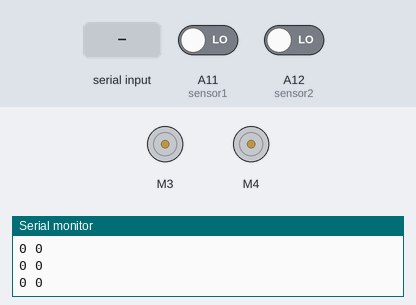
A sketch run on a simulated Arduino Mega 2560, built with avr-gcc and run on an emulated ATmega2560. Parts: 2 × DC motor (green arrow = forward, orange = backward, longer = faster), the last lines printed to the serial monitor. The inputs (shaded band) are chosen by the test bench; at power-on: A11 (sensor1) LOW, A12 (sensor2) LOW.

Above: at 1.2 s.
1.3 s: "frente\n" received over the second serial link
At 2.5 s:
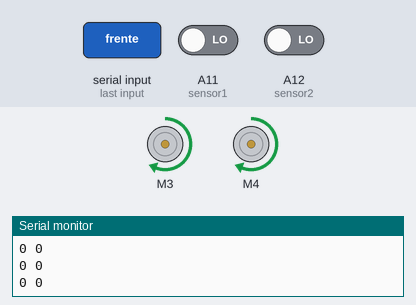
2.8 s: "tras\n" received over the second serial link
At 3.7 s:
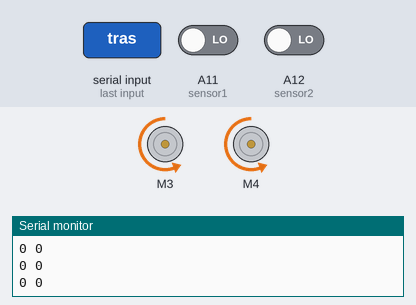
4.3 s: "esquerda\n" received over the second serial link
At 5.0 s:
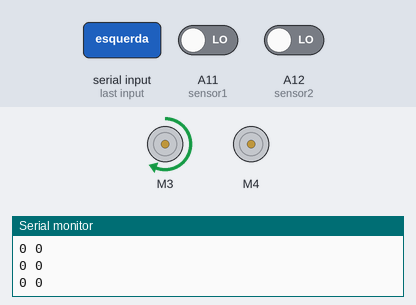
5.8 s: "direita\n" received over the second serial link
At 6.1 s:
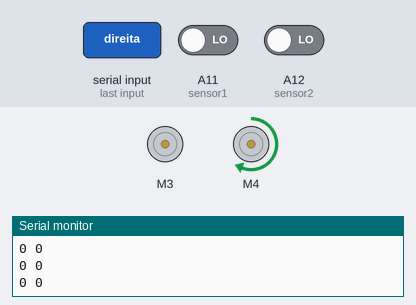
Timing chart, 0 to 8.3 s (numbered marks = the images above; inputs shaded):
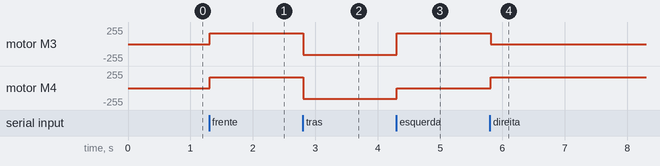

The sketch:

p09b_implementacao1.ino
```cpp
// ESTE É O ARQUIVO DO ARDUINO COM OS MOTORES E OS SENSORES ÓTICOS.
// NÃO TEM BOTÃO, NEM LED E NEM DISPLAY AQUI.

#include <AFMotor.h>

AF_DCMotor motorA(3);
AF_DCMotor motorB(4);

unsigned long instanteAnterior = 0;

int sensor1 = A11;
int sensor2 = A12;

void setup() {
  motorA.setSpeed(160);
  motorB.setSpeed(160);

  Serial1.begin(9600);
  Serial1.setTimeout(10);
  Serial.begin(9600);
  Serial.setTimeout(10);

  pinMode(sensor1, INPUT);
  pinMode(sensor2, INPUT);

}

void frente()
{
  motorA.run(FORWARD);
  motorB.run(FORWARD);
}

void tras()
{
  motorA.run(BACKWARD);
  motorB.run(BACKWARD);
}

void esquerda()
{
  //if
  motorA.run(FORWARD);
  motorB.run(RELEASE);
}

void direita()
{
  motorA.run(RELEASE);
  motorB.run(FORWARD);
}

void parar()
{
  motorA.run(RELEASE);
  motorB.run(RELEASE);
}

void loop() {
  if (Serial1.available() > 0)
  {
    String texto = Serial1.readStringUntil('\n');
    texto.trim();
    Serial.println(texto);
    if (texto != "")
    {
      if (texto == "frente")
      {
        frente();
      }
      else if (texto == "tras")
      {
        tras();
      }
      else if (texto == "esquerda")
      {
        esquerda();
      }
      else if (texto == "direita")
      {
        direita();
      }
      else if (texto == "parar")
      {
        parar();
      }
    }

  }

  unsigned long instanteAtual = millis();


    if (instanteAtual > instanteAnterior + 100)
    {
      String valores = String(digitalRead(sensor1)) + " " + String(digitalRead(sensor2));
      Serial.println(valores);
      instanteAnterior = instanteAtual;
      Serial1.println(valores);
    }
}
```

Measured:
- after the input at 1.3 s, motor M3, motor M4: stopped → forward 160/255 at once
- after the input at 2.8 s, motor M3, motor M4: forward 160/255 → backward 160/255 at once
- after the input at 4.3 s, motor M3: backward 160/255 → forward 160/255 at once; motor M4: backward 160/255 → stopped at once
- after the input at 5.8 s, motor M3: forward 160/255 → stopped at once; motor M4: stopped → forward 160/255 at once
